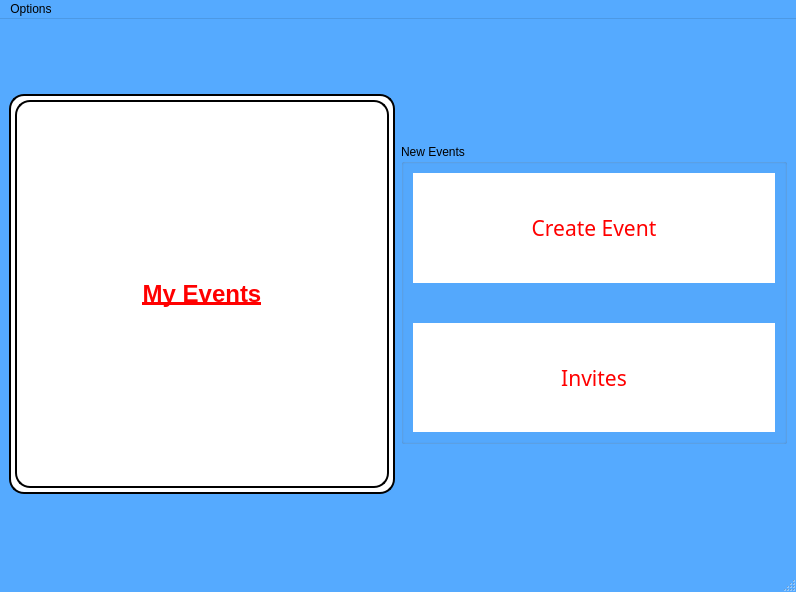
<?xml version="1.0" encoding="UTF-8"?>
<ui version="4.0">
 <class>MainWindow</class>
 <widget class="QMainWindow" name="MainWindow">
  <property name="geometry">
   <rect>
    <x>0</x>
    <y>0</y>
    <width>796</width>
    <height>592</height>
   </rect>
  </property>
  <property name="palette">
   <palette>
    <active>
     <colorrole role="Base">
      <brush brushstyle="SolidPattern">
       <color alpha="255">
        <red>85</red>
        <green>170</green>
        <blue>255</blue>
       </color>
      </brush>
     </colorrole>
     <colorrole role="Window">
      <brush brushstyle="SolidPattern">
       <color alpha="255">
        <red>85</red>
        <green>170</green>
        <blue>255</blue>
       </color>
      </brush>
     </colorrole>
    </active>
    <inactive>
     <colorrole role="Base">
      <brush brushstyle="SolidPattern">
       <color alpha="255">
        <red>85</red>
        <green>170</green>
        <blue>255</blue>
       </color>
      </brush>
     </colorrole>
     <colorrole role="Window">
      <brush brushstyle="SolidPattern">
       <color alpha="255">
        <red>85</red>
        <green>170</green>
        <blue>255</blue>
       </color>
      </brush>
     </colorrole>
    </inactive>
    <disabled>
     <colorrole role="Base">
      <brush brushstyle="SolidPattern">
       <color alpha="255">
        <red>85</red>
        <green>170</green>
        <blue>255</blue>
       </color>
      </brush>
     </colorrole>
     <colorrole role="Window">
      <brush brushstyle="SolidPattern">
       <color alpha="255">
        <red>85</red>
        <green>170</green>
        <blue>255</blue>
       </color>
      </brush>
     </colorrole>
    </disabled>
   </palette>
  </property>
  <property name="windowTitle">
   <string>MainWindow</string>
  </property>
  <widget class="QWidget" name="centralwidget">
   <layout class="QHBoxLayout" name="horizontalLayout">
    <item>
     <widget class="QScrollArea" name="myEvents">
      <property name="sizePolicy">
       <sizepolicy hsizetype="Expanding" vsizetype="Fixed">
        <horstretch>0</horstretch>
        <verstretch>0</verstretch>
       </sizepolicy>
      </property>
      <property name="minimumSize">
       <size>
        <width>0</width>
        <height>400</height>
       </size>
      </property>
      <property name="baseSize">
       <size>
        <width>0</width>
        <height>400</height>
       </size>
      </property>
      <property name="palette">
       <palette>
        <active>
         <colorrole role="Button">
          <brush brushstyle="SolidPattern">
           <color alpha="255">
            <red>255</red>
            <green>255</green>
            <blue>255</blue>
           </color>
          </brush>
         </colorrole>
         <colorrole role="Base">
          <brush brushstyle="SolidPattern">
           <color alpha="255">
            <red>255</red>
            <green>255</green>
            <blue>255</blue>
           </color>
          </brush>
         </colorrole>
         <colorrole role="Window">
          <brush brushstyle="SolidPattern">
           <color alpha="255">
            <red>255</red>
            <green>255</green>
            <blue>255</blue>
           </color>
          </brush>
         </colorrole>
        </active>
        <inactive>
         <colorrole role="Button">
          <brush brushstyle="SolidPattern">
           <color alpha="255">
            <red>255</red>
            <green>255</green>
            <blue>255</blue>
           </color>
          </brush>
         </colorrole>
         <colorrole role="Base">
          <brush brushstyle="SolidPattern">
           <color alpha="255">
            <red>255</red>
            <green>255</green>
            <blue>255</blue>
           </color>
          </brush>
         </colorrole>
         <colorrole role="Window">
          <brush brushstyle="SolidPattern">
           <color alpha="255">
            <red>255</red>
            <green>255</green>
            <blue>255</blue>
           </color>
          </brush>
         </colorrole>
        </inactive>
        <disabled>
         <colorrole role="Button">
          <brush brushstyle="SolidPattern">
           <color alpha="255">
            <red>255</red>
            <green>255</green>
            <blue>255</blue>
           </color>
          </brush>
         </colorrole>
         <colorrole role="Base">
          <brush brushstyle="SolidPattern">
           <color alpha="255">
            <red>255</red>
            <green>255</green>
            <blue>255</blue>
           </color>
          </brush>
         </colorrole>
         <colorrole role="Window">
          <brush brushstyle="SolidPattern">
           <color alpha="255">
            <red>255</red>
            <green>255</green>
            <blue>255</blue>
           </color>
          </brush>
         </colorrole>
        </disabled>
       </palette>
      </property>
      <property name="autoFillBackground">
       <bool>false</bool>
      </property>
      <property name="styleSheet">
       <string notr="true">background-color: white;
border-style: outset;
border-width: 2px;
border-radius: 15px;
border-color: black;
padding: 4px;
</string>
      </property>
      <property name="widgetResizable">
       <bool>true</bool>
      </property>
      <widget class="QWidget" name="scrollAreaWidgetContents">
       <property name="geometry">
        <rect>
         <x>0</x>
         <y>0</y>
         <width>374</width>
         <height>388</height>
        </rect>
       </property>
       <layout class="QVBoxLayout" name="verticalLayout_2">
        <item>
         <widget class="QLabel" name="label_myEvents">
          <property name="sizePolicy">
           <sizepolicy hsizetype="Expanding" vsizetype="Fixed">
            <horstretch>0</horstretch>
            <verstretch>0</verstretch>
           </sizepolicy>
          </property>
          <property name="styleSheet">
           <string notr="true">border: 0;
color: red;
font: 24pt &quot;MV Boli&quot;;</string>
          </property>
          <property name="text">
           <string>&lt;html&gt;&lt;head/&gt;&lt;body&gt;&lt;p&gt;&lt;span style=&quot; font-size:18pt; font-weight:700; text-decoration: underline; color:#ff0000;&quot;&gt;My Events&lt;/span&gt;&lt;/p&gt;&lt;/body&gt;&lt;/html&gt;</string>
          </property>
          <property name="alignment">
           <set>Qt::AlignmentFlag::AlignCenter</set>
          </property>
         </widget>
        </item>
       </layout>
      </widget>
     </widget>
    </item>
    <item>
     <widget class="QGroupBox" name="groupBox">
      <property name="sizePolicy">
       <sizepolicy hsizetype="Expanding" vsizetype="Fixed">
        <horstretch>0</horstretch>
        <verstretch>0</verstretch>
       </sizepolicy>
      </property>
      <property name="minimumSize">
       <size>
        <width>50</width>
        <height>300</height>
       </size>
      </property>
      <property name="baseSize">
       <size>
        <width>100</width>
        <height>0</height>
       </size>
      </property>
      <property name="autoFillBackground">
       <bool>false</bool>
      </property>
      <property name="styleSheet">
       <string notr="true">QGroupBox#theBox {border:0;};
border:0;</string>
      </property>
      <property name="title">
       <string>New Events</string>
      </property>
      <property name="alignment">
       <set>Qt::AlignmentFlag::AlignJustify|Qt::AlignmentFlag::AlignTop</set>
      </property>
      <property name="flat">
       <bool>true</bool>
      </property>
      <property name="checkable">
       <bool>false</bool>
      </property>
      <layout class="QVBoxLayout" name="verticalLayout">
       <property name="spacing">
        <number>40</number>
       </property>
       <item>
        <widget class="QPushButton" name="pushButton">
         <property name="sizePolicy">
          <sizepolicy hsizetype="Expanding" vsizetype="Expanding">
           <horstretch>0</horstretch>
           <verstretch>0</verstretch>
          </sizepolicy>
         </property>
         <property name="baseSize">
          <size>
           <width>100</width>
           <height>100</height>
          </size>
         </property>
         <property name="font">
          <font>
           <family>MV Boli</family>
           <pointsize>16</pointsize>
           <italic>false</italic>
           <bold>false</bold>
          </font>
         </property>
         <property name="focusPolicy">
          <enum>Qt::FocusPolicy::StrongFocus</enum>
         </property>
         <property name="styleSheet">
          <string notr="true">QPushButton {
border: 10;
border-radius: 56;
border-color: grey;
color: red;
font: 16pt &quot;MV Boli&quot;;
background: white;
}
QPushButton:hover {
            background: rgb(0, 0, 127);
}</string>
         </property>
         <property name="text">
          <string>Create Event</string>
         </property>
         <property name="autoDefault">
          <bool>false</bool>
         </property>
         <property name="default">
          <bool>false</bool>
         </property>
         <property name="flat">
          <bool>false</bool>
         </property>
        </widget>
       </item>
       <item>
        <widget class="QPushButton" name="pushButton_2">
         <property name="sizePolicy">
          <sizepolicy hsizetype="Expanding" vsizetype="Expanding">
           <horstretch>0</horstretch>
           <verstretch>0</verstretch>
          </sizepolicy>
         </property>
         <property name="font">
          <font>
           <family>MV Boli</family>
           <pointsize>16</pointsize>
           <italic>false</italic>
           <bold>false</bold>
          </font>
         </property>
         <property name="styleSheet">
          <string notr="true">QPushButton {
border: 10;
border-radius: 56;
border-color: grey;
color: red;
font: 16pt &quot;MV Boli&quot;;
background: white;
}
QPushButton:hover {
            background: rgb(0, 0, 127);
}</string>
         </property>
         <property name="text">
          <string>Invites</string>
         </property>
        </widget>
       </item>
      </layout>
     </widget>
    </item>
   </layout>
  </widget>
  <widget class="QMenuBar" name="menubar">
   <property name="geometry">
    <rect>
     <x>0</x>
     <y>0</y>
     <width>796</width>
     <height>33</height>
    </rect>
   </property>
   <property name="autoFillBackground">
    <bool>true</bool>
   </property>
   <widget class="QMenu" name="menuHome">
    <property name="title">
     <string>Options</string>
    </property>
    <addaction name="actionHome"/>
    <addaction name="actionLogout"/>
   </widget>
   <addaction name="menuHome"/>
  </widget>
  <widget class="QStatusBar" name="statusbar"/>
  <action name="actionHome">
   <property name="text">
    <string>Home</string>
   </property>
  </action>
  <action name="actionLogout">
   <property name="text">
    <string>Logout</string>
   </property>
  </action>
 </widget>
 <resources/>
 <connections/>
</ui>
